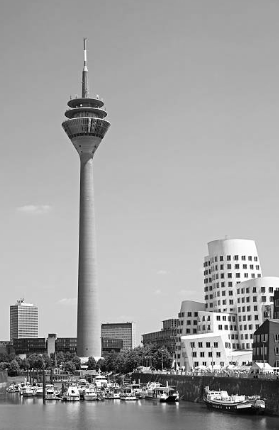
#> input picture images/rheinturm.png, 279 x 430 px
$ jupyter execute IM1_Filter.ipynb
#> lines starting #> are read from the running program, lines starting #| are printed output that depends on the picture
# IMAGE 1 - Einige Filter

[cell 1]
import numpy as np
import scipy
import matplotlib.pyplot as plt
from PIL import Image

[cell 2]
def load_image( infilename ) :
#> called with infilename = 'images/rheinturm.png'
    img = Image.open( infilename )
#> img is the input picture: PIL image 279x430 L; min 0, max 255, mean 161.3
    img.load()
    data = np.asarray( img, dtype="int32" )
    return data

def save_image( npdata, outfilename ) :
    img = Image.fromarray( np.asarray( np.clip(npdata,0,255), dtype="uint8"), "L" )
    img.save( outfilename )

img = load_image("images/rheinturm.png")
plt.imshow(img,cmap='gray')
plt.show()

Wir definieren nun eine Funktion, die einen Filter-Kernel auf die Bitmap-Dateien anwendet. NumPy verfügt über keine Funktion, die eine zweidimensionale Faltung durchführt; dies ist aber kein großes Problem.

[cell 3]
def faltung(m1:np.ndarray ,m2: np.ndarray) -> float:
    return np.sum(np.multiply(m1,m2.T))

def filter(data: np.ndarray,kernel: np.ndarray) -> np.ndarray:
    size = (len(kernel) + 1 // 2)
    res = data.copy()
    for r in range(size,data.shape[0] - size):
        for c in range(size,data.shape[1] - size):
            res[r,c] = faltung(kernel,data[r:r+size,c:c+size])
    return res

# Die Bibliothek SciPy hat eine eigene Implementierung
def sp_filter(data: np.ndarray,kernel: np.ndarray) -> np.ndarray:
    return scipy.signal.convolve2d(data,kernel)

### Glättungsfilter ("Weichzeichner")

[cell 4]
sizes = [1,3,5,7]
kernel = [np.ones(size*size,dtype=float).reshape(size,size) / (size*size) for size in sizes]
plt.figure(figsize=(20, 10))
for n, k in enumerate(kernel):
    plt.subplot(1,len(sizes),n+1)
    plt.imshow(filter(img,k),cmap='gray')
plt.show()
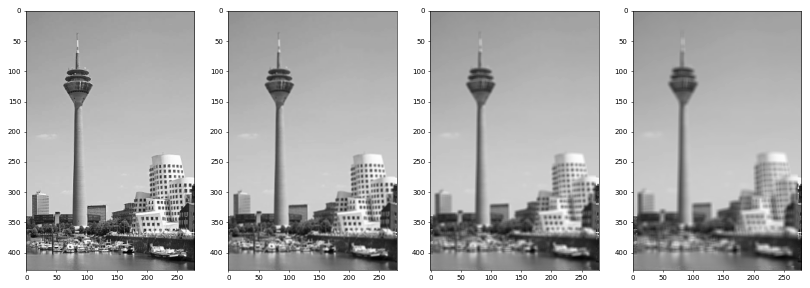
#> figure drawn by matplotlib, 4 panels

### Kantendetektoren

[cell 5]
kernel = [np.array([[0,1,0],[1,-4,1],[0,1,0]]) ]
plt.figure(figsize=(20, 10))
for n, k in enumerate(kernel):
    plt.subplot(1,len(sizes),n+1)
    plt.imshow(filter(img,k),cmap='gray')
plt.show()
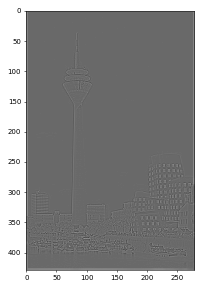
#> figure drawn by matplotlib, 1 panel
